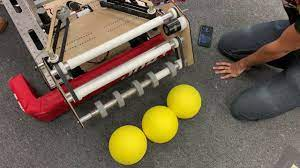
#> input picture images/test_2.jpg, 300 x 168 px
$ python bad_edge_tracing.py
#> lines starting #> are read from the running program, lines starting #| are printed output that depends on the picture
#> further down, image is the input picture: shape (168, 300, 3); mean B, G, R 81.7, 99.1, 114
#> (printed output is left out)
### progress_bar.py
class ProgressBar:
    def __init__(self, end, width=10):
        self._progress = 0
        self.end = end
        self.width = width

    def __str__(self):
        hashes = '#' * int((self.progress / self.end) * self.width)
        return f"[{hashes}{'-' * (self.width - len(hashes))}] {self.progress}/{self.end}"

    @property
    def progress(self):
        return self._progress

    @progress.setter
    def progress(self, val):
        self._progress = val
        self.update_stdout()

    def update_stdout(self):
        print(f"\r{str(self)}", end="" if self._progress < self.end else "\n")

### bad_edge_tracing.py
import cv2
import numpy as np
from progress_bar import ProgressBar


def trace_img(img, threshold=3, cvt_grayscale=True, clean_noise=True):

    """
    lower thresholds (1-3) work better on drawings, and higher on irl images (3-7)

    In order to be considered a border, a pixel must have a difference of color greater than the threshold to ALL of its
    neighbors (For some reason doing this with just ONE of its neighbors results in weird artifacts).

    cvt_grayscale is recommended, but can cause some borders to be overlooked.

    clean_noise removes "border" pixels that are not surrounded by other border pixels
    """
#> called with threshold = 2, cvt_grayscale = True, clean_noise = True
    img = cv2.GaussianBlur(img, (3, 3), 0)  # helps reduce noise
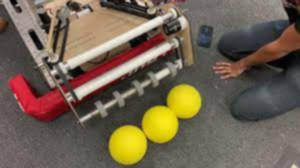
#> img: shape (168, 300, 3); mean of channels 0, 1, 2 81.7, 99.2, 114; drawn as B, G, R
    p_bar = ProgressBar(end=img.shape[0] - 1)
    print("Detecting edges...")

    if cvt_grayscale:
        img = cv2.cvtColor(img, cv2.COLOR_BGR2GRAY)
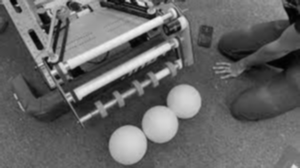
#> img: shape (168, 300); min 1, max 243, mean 101.6
        traced = np.zeros(img.shape, dtype=np.uint8)

        for r_num, row in enumerate(img):
            for p_num, pixel in enumerate(row):
                try:
                    if (
                            abs(pixel - row[p_num + 1]) > threshold and
                            abs(pixel - row[p_num - 1]) > threshold and
                            abs(pixel - img[r_num + 1][p_num]) > threshold and
                            abs(pixel - img[r_num - 1][p_num]) > threshold):
                        # print(max(pixel - row[p_num + 1]))
                        traced[r_num][p_num] = 255
                except IndexError:
                    pass
            if r_num % 5 == 0 or r_num == p_bar.end:
                p_bar.progress = r_num
#> this loop made 168 passes
#| [----------] 0/167
#| [----------] 5/167
#| [----------] 10/167
#| [----------] 15/167
#| [#---------] 20/167
#| [#---------] 25/167
#| [#---------] 30/167
#| [##--------] 35/167
#> (further printed lines are left out)
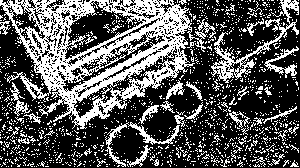
#> traced: shape (168, 300); 34.4% white in thin lines or dots

    else:
        print(img.shape)
        traced = np.zeros(img.shape[:2], dtype=np.uint8)

        for r_num, row in enumerate(img):
            for p_num, pixel in enumerate(row):
                try:
                    if (
                            max(abs(pixel - row[p_num + 1])) > threshold and
                            max(abs(pixel - row[p_num - 1])) > threshold and
                            max(abs(pixel - img[r_num + 1][p_num])) > threshold and
                            max(abs(pixel - img[r_num - 1][p_num])) > threshold):
                        # print(max(pixel - row[p_num + 1]))
                        traced[r_num][p_num] = 255
                except IndexError:
                    pass
            if r_num % 100 == 0 or r_num == p_bar.end:
                p_bar.progress = r_num

    if clean_noise:
        noise_bar = ProgressBar(end=img.shape[0] - 1)
        print("Cleaning noise...")

        for r_num, row in enumerate(traced):
            for p_num, pixel in enumerate(row):
                if pixel == 255:
                    if (
                            row[p_num + 1] == 0 and
                            row[p_num - 1] == 0 and
                            traced[r_num + 1][p_num] == 0 and
                            traced[r_num - 1][p_num] == 0 #and
                            # traced[r_num + 1][p_num + 1] == 0 and
                            # traced[r_num + 1][p_num - 1] == 0 and
                            # traced[r_num - 1][p_num + 1] == 0 and
                            # traced[r_num - 1][p_num - 1] == 0
                    ):
                        traced[r_num][p_num] = 0
            if r_num % 5 == 0 or r_num == noise_bar.end:
                noise_bar.progress = r_num
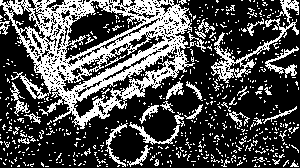
#> traced: shape (168, 300); 31.2% white in thin lines or dots

    return traced


image = cv2.imread("images/test_2.jpg")
print(image)

# [5 lines of commented-out code are left out]

cv2.imwrite("traced.jpg", trace_img(image, cvt_grayscale=True, threshold=2, clean_noise=True))
cv2.waitKey(0)
